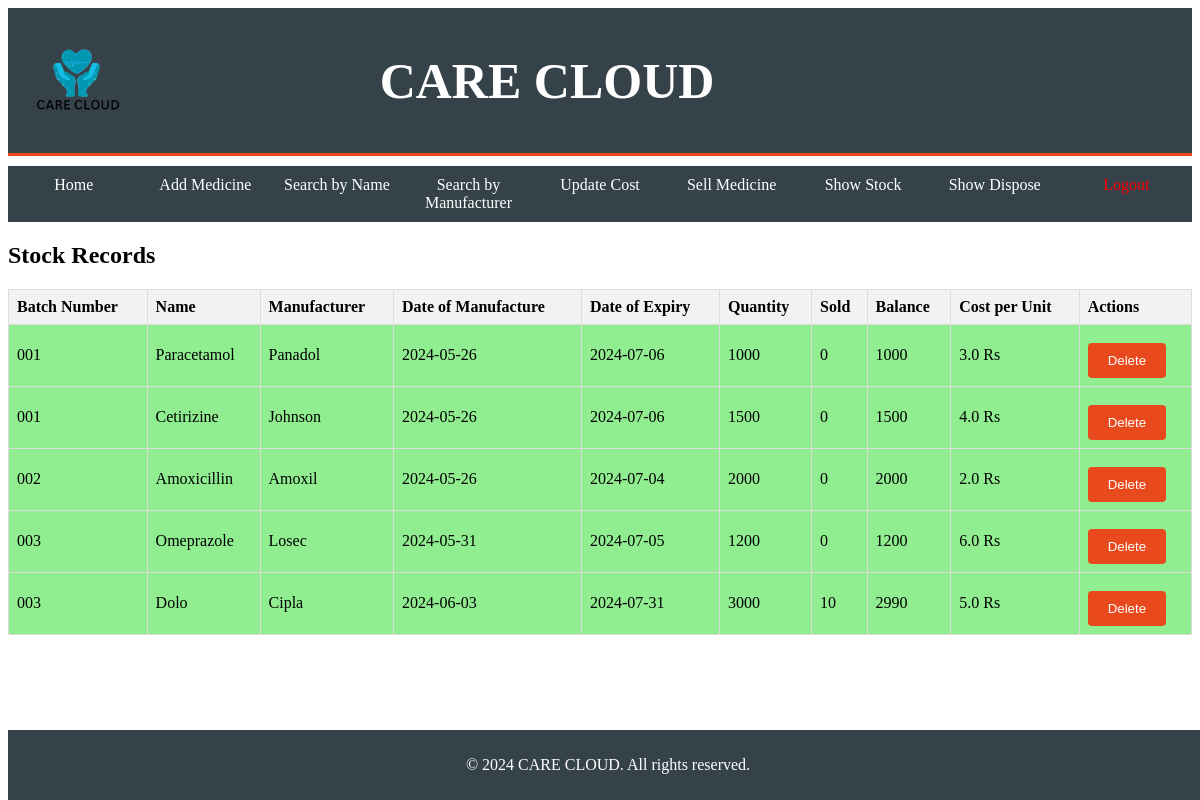
The app's page /stock (signed in) with its own data.
### tables this page shows
CREATE TABLE Stock (
                id INTEGER PRIMARY KEY,
                batch_no TEXT,
                name TEXT,
                manuf TEXT,
                date_man TEXT,
                date_exp TEXT,
                quantity INTEGER,
                sell INTEGER,
                balance INTEGER,
                cost_unit REAL
            );

### app.py (the view)
@app.route('/stock', methods=('GET', 'POST'))
@login_required
def show_stock():
    conn = get_db_connection()
    cur = conn.cursor()
    cur.execute("SELECT * FROM Stock")
    records = cur.fetchall()
    conn.close()
    return render_template('show_stock.html', records=records)

### app.py (called while the page is built)
def login_required(f):
    @wraps(f)
    def decorated_function(*args, **kwargs):
        if 'user_id' not in session:
            flash('Please log in to access this page', 'danger')
            return redirect(url_for('login'))
        return f(*args, **kwargs)
    return decorated_function

def get_db_connection():
    conn = sqlite3.connect('database.db')
    conn.row_factory = sqlite3.Row
    return conn

### templates/show_stock.html
{% extends "layout.html" %}
{% block content %}
<h2>Stock Records</h2>
{% if records %}
    <table>
        <tr>
            <th>Batch Number</th>
            <th>Name</th>
            <th>Manufacturer</th>
            <th>Date of Manufacture</th>
            <th>Date of Expiry</th>
            <th>Quantity</th>
            <th>Sold</th>
            <th>Balance</th>
            <th>Cost per Unit</th>
            <th>Actions</th>
        </tr>
        {% for record in records %}
        {% if record['balance'] <= 100 %}
            <tr style="background-color: lightcoral;">
        {% else %}
            <tr style="background-color: lightgreen;">
        {% endif %}
                <td>{{ record['batch_no'] }}</td>
                <td>{{ record['name'] }}</td>
                <td>{{ record['manuf'] }}</td>
                <td>{{ record['date_man'] }}</td>
                <td>{{ record['date_exp'] }}</td>
                <td>{{ record['quantity'] }}</td>
                <td>{{ record['sell'] }}</td>
                <td>{{ record['balance'] }}</td>
                <td>{{ record['cost_unit'] }} Rs</td>
                <td>
                    <form method="post" action="{{url_for('delete_medicine', batch_no=record.batch_no)}}">
                        <button type="submit">Delete</button>
                    </form>
                </td>
            </tr>
        {% endfor %}
    </table>
{% else %}
    <p>No medicines in stock. Import some medicines to see the stock.</p>
{% endif %}
<br><br>
{% endblock %}

### templates/layout.html (shortened to what this page needs)
<!DOCTYPE html>
<html lang="en">
<head>
    <link rel="stylesheet" href="{{ url_for('static', filename='layout.css') }}">
</head>
<body>
    <div class="container">
        <header>
            <div class="logo">
                <img src="{{ url_for('static', filename='logo.png') }}" alt="Hospital Logo">
            </div>
            <h1>CARE CLOUD</h1>
        </header>
        <nav>
            <ul>
                <li><a href="{{ url_for('pharmacy_home') }}">Home</a></li>
                <li><a href="{{ url_for('add_medicine') }}">Add Medicine</a></li>
                <li><a href="{{ url_for('search_by_name') }}">Search by Name</a></li>
                <li><a href="{{ url_for('search_by_manufacturer') }}">Search by Manufacturer</a></li>
                <li><a href="{{ url_for('update_cost') }}">Update Cost</a></li>
                <li><a href="{{ url_for('sell_medicine') }}">Sell Medicine</a></li>
                <li><a href="{{ url_for('show_stock') }}">Show Stock</a></li>
                <li><a href="{{ url_for('show_dispose') }}">Show Dispose</a></li>
                <li><a href="{{ url_for('logout') }}" style="color:red;">Logout</a></li>
            </ul>
        </nav>
        <div class="content">
            {% block content %}{% endblock %}
        </div>
    </div>
    <footer>
        <p>&copy; 2024 CARE CLOUD. All rights reserved.</p>
    </footer>
</body>
</html>

### static/layout.css (style rules this page uses)
.container { width: 100%; margin: 0 auto; }
header { background: #35424a; color: #ffffff; padding: 10px 20px; min-height: 70px; border-bottom: #e8491d 3px solid; display: flex; justify-content: space-between; align-items: center; }
header .logo img { width: 100px; height: auto; }
header h1 { margin-right: 40%; font-size: 50px; }
nav { background: #35424a; color: #ffffff; margin-top: 10px; }
nav ul { padding: 0; margin: 0; list-style: none; display: flex; justify-content: space-around; }
nav ul li { flex: 1; text-align: center; }
nav ul li a { display: block; padding: 10px 0; color: #ffffff; text-decoration: none; font-size: 16px; }
footer { background-color: #35424a; color: #ffffff; text-align: center; padding: 10px 0; position: fixed; bottom: 0; width: 100%; }
form { text-align: left; }
button[type="submit"] { background-color: #e8491d; color: white; padding: 10px 20px; border: none; border-radius: 4px; cursor: pointer; margin-top: 10px; }
table { width: 100%; border-collapse: collapse; }
table, th, td { border: 1px solid #ddd; }
th, td { padding: 8px; text-align: left; }
th { background-color: #f2f2f2; }

### records on screen
Stock: batch_no "001", name "Paracetamol", manuf "Panadol", date_man "2024-05-26", date_exp "2024-07-06", quantity "1000", sell "0", balance "1000", cost_unit "3.0"
Stock: batch_no "001", name "Cetirizine", manuf "Johnson", date_man "2024-05-26", date_exp "2024-07-06", quantity "1500", sell "0", balance "1500", cost_unit "4.0"
Stock: batch_no "002", name "Amoxicillin", manuf "Amoxil", date_man "2024-05-26", date_exp "2024-07-04", quantity "2000", sell "0", balance "2000", cost_unit "2.0"
Stock: batch_no "003", name "Omeprazole", manuf "Losec", date_man "2024-05-31", date_exp "2024-07-05", quantity "1200", sell "0", balance "1200", cost_unit "6.0"
Stock: batch_no "003", name "Dolo", manuf "Cipla", date_man "2024-06-03", date_exp "2024-07-31", quantity "3000", sell "10", balance "2990", cost_unit "5.0"
